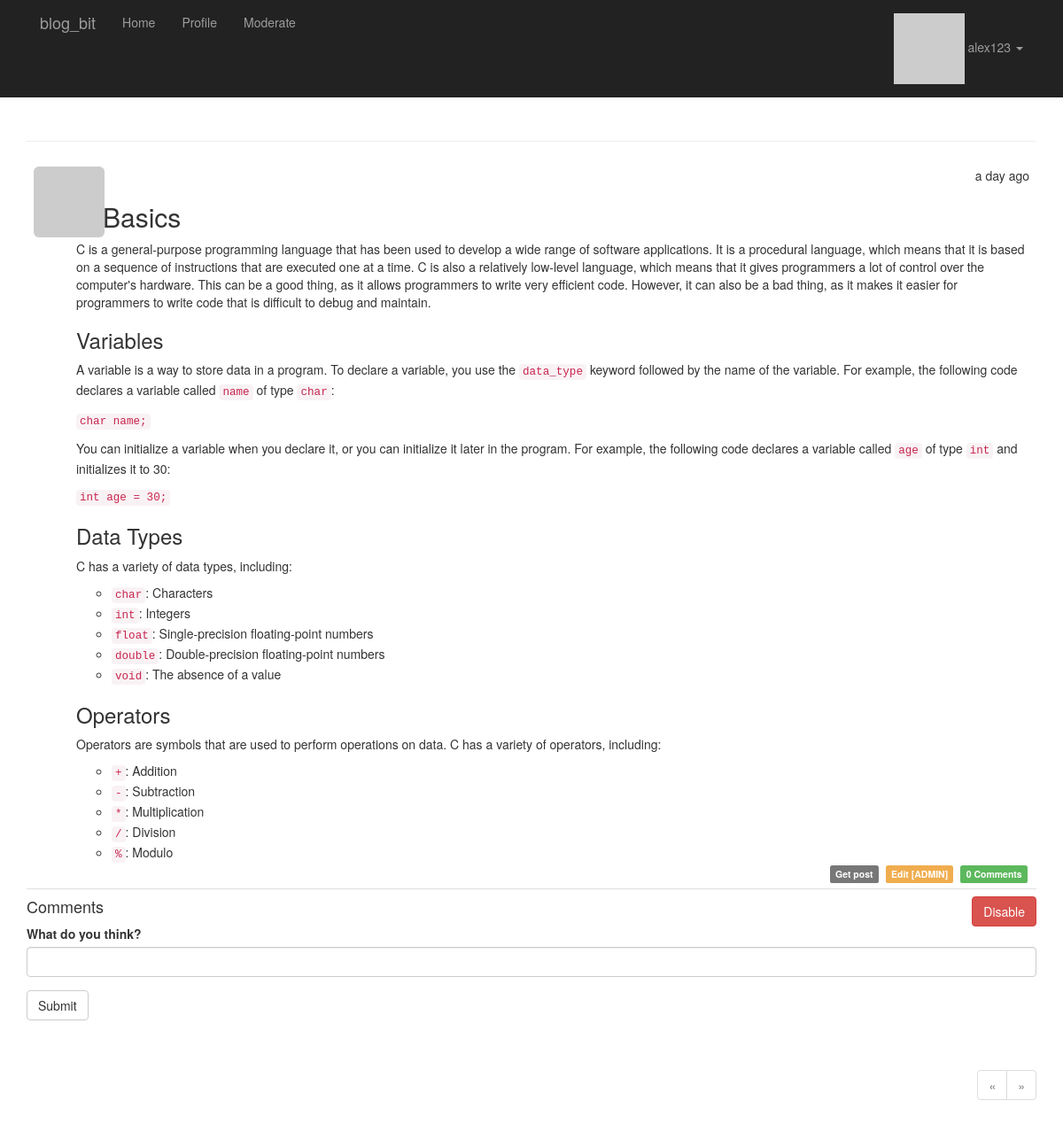
The app's page /post/204 (signed in) with its own data.
### app/models/user.py (models this page shows, shortened)
class User(db.Model, UserMixin):
    id = db.Column(db.Integer, primary_key=True)
    username = db.Column(db.String(64), unique=True, index=True)
    name = db.Column(db.String(64))
    about_me = db.Column(db.Text())
    member_since = db.Column(db.DateTime(), default=datetime.utcnow)
    last_seen = db.Column(db.DateTime(), default=datetime.utcnow)
    email = db.Column(db.String(64), unique=True, index=True)
    password_hash = db.Column(db.String(128))
    pfp_hash = db.Column(db.String(32))
    confirmed = db.Column(db.Boolean, default=False)
    role_id = db.Column(db.Integer, db.ForeignKey('role.id'))
    posts = db.relationship('Post', backref='author', lazy='dynamic')
    comments = db.relationship('Comment', backref='author', lazy='dynamic')
    likes = db.relationship('Like', backref='user', lazy='dynamic')
    followed = db.relationship(
        'Follow',
        foreign_keys=[Follow.follower_id],
        backref=db.backref('follower', lazy='joined'),
        lazy='dynamic',
        cascade='all, delete-orphan'
    )
    followers = db.relationship(
        'Follow',
        foreign_keys=[Follow.followed_id],
        backref=db.backref('followed', lazy='joined'),
        lazy='dynamic',
        cascade='all, delete-orphan'
    )
    @property
    def password(self):
        raise AttributeError('Password is not a readable attribute!')
    def can(self, perm):
        return self.role is not None and self.role.has_permission(perm)
    def is_administrator(self):
        return self.can(Permission.ADMIN)
    def is_mod(self):
        return self.can(Permission.MODERATE)
    def ping(self):
        self.last_seen = datetime.utcnow()
        db.session.add(self)
        db.session.commit()
    def get_pfp(self, size=100, image_gen='retro'):
        url = 'https://secure.gravatar.com/avatar'
        return f'{url}/{self.pfp_hash}?s={size}&d={image_gen}&r=g'
    def is_liking(self, post):
        return self.likes.filter_by(post_id=post.id).first() is not None

### app/models/post.py (models this page shows, shortened)
class Post(db.Model):
    id = db.Column(db.Integer, primary_key=True)
    body = db.Column(db.Text)
    body_html = db.Column(db.Text)
    disabled = db.Column(db.Boolean, default=False)
    timestamp = db.Column(db.DateTime, default=datetime.utcnow)
    author_id = db.Column(db.Integer, db.ForeignKey('user.id'))
    comments = db.relationship('Comment', backref='post', lazy='dynamic')
    likes = db.relationship('Like', backref='post', lazy='dynamic')

### app/main/post_views.py (the view, shortened to what this page needs)
@main.route('/post/<int:id>', methods=['GET', 'POST'])
def post(id):
    post = Post.query.get_or_404(id)
    form = CommentForm()
    page = request.args.get('page', 1, type=int)
    pagination = post.comments.order_by(Comment.timestamp.desc()).paginate(
        page=page,
        per_page=current_app.config['COMMENTS_PER_PAGE']
    )
    comments = pagination.items
    return render_template('main/post.html', posts=[post], form=form, comments=comments, pagination=pagination)

### app/main/forms.py
class CommentForm(FlaskForm):
    body = StringField('What do you think?', validators=[vl.DataRequired()])
    submit = SubmitField('Submit')

### app/auth/views.py (called while the page is built)
@auth.before_app_request
def before_request():
    current_user = flask_login.current_user
    if current_user.is_authenticated:
        current_user.ping()  # updating user last time seen property
        if not current_user.confirmed \
                and flask.request.blueprint != 'auth' \
                and flask.request.endpoint != 'static':
            return flask.redirect(flask.url_for('auth.unconfirmed'))

### app/login.py (called while the page is built)
@login_manager.user_loader
def load_user(user_id):
    return User.query.get(int(user_id))

### app/main/main_views.py (called while the page is built)
@main.after_app_request
def after_request(response):
    for query in get_recorded_queries():
        if query.end_time >= current_app.config['SLOW_QUERY_TIME']:
            current_app.logger.warning('Slow query: %s\nParameters: %s\nDuration: %fs\nContext: %s\n' %
                                       (query.statement, query.parameters, query.duration,
                                        query.location))
    return response

### app/models/role.py (called while the page is built)
    def has_permission(self, perm):
        return self.permissions & perm == perm

### blog_bit.py (called while the page is built)
@app.context_processor
def inject_permissions():
    return dict(Permission=Permission)  # to use permission in templates

### app/templates/main/post.html (shortened to what this page needs)
{% extends 'base.html' %}
{% import 'main/components/_pagination_macros.html' as page_macros %}
{% import 'bootstrap/wtf.html' as wtf %}
{% block page_content %}
    {% set post = posts[0] %}
    {% set post_page = True %}
    {% include 'main/components/_posts.html' %}
    {% if current_user.is_mod() %}
        <div class="post-disable">
            {% if post.disabled %}
                <a class="btn btn-default"
                   href={{ url_for('main.moderate_post_enable', id=post.id) }}>
                    Enable
                </a>
            {% else %}
                <a class="btn btn-danger"
                   href={{ url_for('main.moderate_post_disable', id=post.id) }}>
                    Disable
                </a>
            {% endif %}
        </div>
    {% endif %}
    <h4>Comments</h4>
    {% if current_user.can(Permission.COMMENT) %}
        {{ wtf.quick_form(form) }}
    {% endif %}
    <div class="pagination">
        {{ page_macros.pagination_widget(pagination, endpoint='main.post', id=post.id) }}
    </div>
{% endblock %}

### app/templates/base.html (shortened to what this page needs)
{% extends 'bootstrap/base.html' %}
{% block head %}
    {{ super() }}
    <link rel="stylesheet" type="text/css" href="{{ url_for('static', filename='styles.css') }}">
{% endblock %}
{% block navbar %}
    <div class="navbar-inverse">
        <div class="container">
            <div class="navbar-header">
                <a class="navbar-brand" href={{ url_for('main.welcome') }}>blog_bit</a>
            </div>
            <div class="navbar-collapse collapse">
                <ul class="nav navbar-nav">
                    <li><a href={{ url_for('main.welcome') }}>Home</a></li>
                    {% if current_user.is_authenticated %}
                        <li><a href={{ url_for('main.profile', username=current_user.username) }}>Profile</a></li>
                    {% endif %}
                    {% if current_user.can(Permission.MODERATE) %}
                        <li><a href={{ url_for('main.moderate') }}>Moderate</a></li>
                    {% endif %}
                </ul>
                <ul class="nav navbar-nav navbar-right">
                    {% if current_user.is_authenticated %}
                        <li class="dropdown">
                            <a href="#" class="dropdown-toggle" data-toggle="dropdown">
                                <img src="{{ current_user.get_pfp(size=16) }}" alt="{{ current_user.username }} profile picture">
                                {{ current_user.username }}
                                <b class="caret"></b>
                            </a>
                        </li>
                    {% else %}
                        <li><a href={{ url_for('auth.login') }}>Login</a></li>
                    {% endif %}
                </ul>
            </div>
        </div>
    </div>
{% endblock %}
{% block content %}
    <div class="container">
        <div class="page-header">
        </div>
        {% block page_content %}{% endblock %}
    </div>
{% endblock %}

### app/templates/main/components/_posts.html (shortened to what this page needs)
<ul class="posts">
    {% for post in posts %}
        <li class="post">
            <div class="profile-thumbnail">
                <a href="{{ url_for('main.profile', username=post.author.username) }}">
                    <img class="img-rounded profile-thumbnail"
                         src="{{ post.author.get_pfp(size=40) }}"
                         alt="{{ post.author.username }} profile picture">
                </a>
            </div>
            <div class="post-date">{{ moment(post.timestamp).fromNow() }}</div>
            <div class="post-author">
                <a href="{{ url_for('main.profile', username=post.author.username) }}">
                </a>
            </div>
            <div class="post-content">
                {% if current_user.is_mod() or not post.disabled %}
                    {% if post.body_html %}
                        {{ post.body_html | safe }}
                    {% else %}
                        {{ post.body }}
                    {% endif %}
                {% endif %}
                <div class="post-footer">
                    <a href="{{ url_for('main.post', id=post.id) }}">
                        <span class="label label-default">Get post</span>
                    </a>
                    {% if current_user == post.author %}
                        <a href="{{ url_for('main.edit_post', id=post.id) }}">
                            <span class="label label-info">Edit</span>
                        </a>
                    {% elif current_user.is_administrator() %}
                        <a href="{{ url_for('main.edit_post', id=post.id) }}">
                            <span class="label label-warning">Edit [ADMIN]</span>
                        </a>
                    {% endif %}
                    <a href="{{ url_for('main.post', id=post.id) }}#comments">
                        <span class="label label-success">{{ post.comments.count() }} Comments</span>
                    </a>
                </div>
            </div>
        </li>
    {% endfor %}
</ul>

### app/static/styles.css (style rules this page uses)
.profile-thumbnail { position: absolute; }
ul.posts { list-style-type: none; padding: 0px; margin: 16px 0px 0px 0px; }
ul.posts li.post { padding: 8px; border-bottom: 1px solid #e0e0e0; }
div.post-date { float: right; }
div.post-disable { margin-top: 8px; float: right; }
div.post-author { margin-left: 48px; }
div.post-content { margin-left: 48px; min-height: 48px; }
div.post-footer { text-align: right; }
div.post-footer * { margin-left: 2px; }
div.pagination { float: right; }

### records on screen
User: username "alex123"
Post: timestamp "a day ago", body_html "C Basics C is a general-purpose programming language that has been used to develop a wide range of software applications. It is a procedural language, which means that it is based on a sequence of instructions that are executed one at a time. C is also a relatively low-level language, which means that it gives programmers a lot of control over the computer's hardware. This can be a good thing, as it allows programmers to write very efficient code. However, it can also be a bad thing, as it makes it easier for programmers to write code that is difficult to debug and maintain. Variables A variable is a way to store data in a program. To declare a variable, you use the data_type keyword…", comments.count "0"
